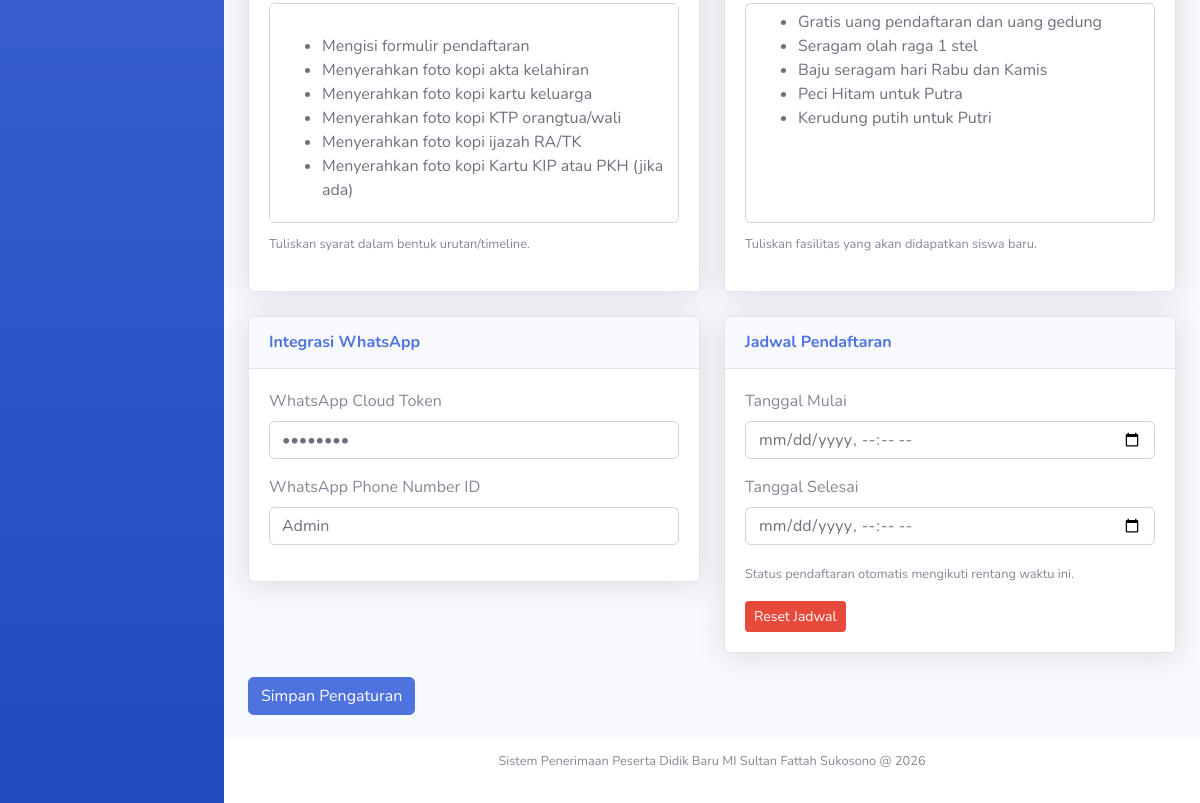
Page /admin/index.php?page=pengaturan (signed in, lower part) on the earlier database version.
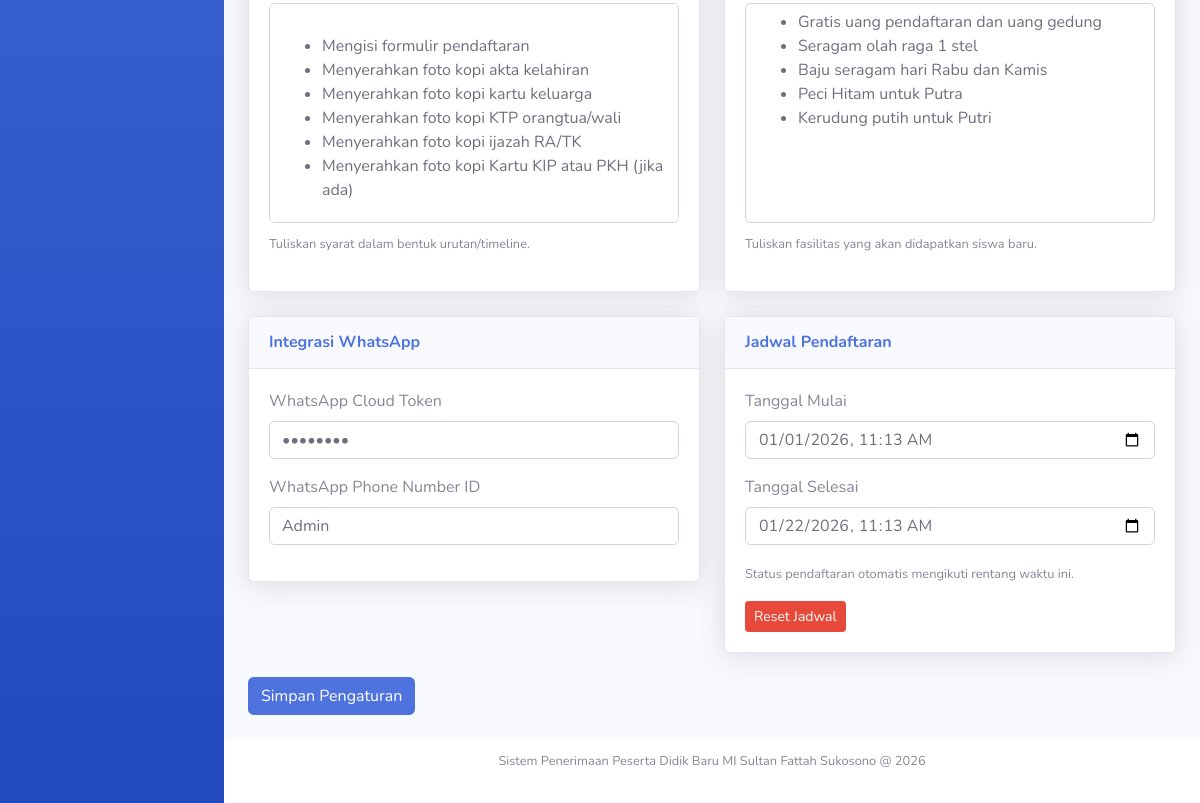
Same page on the later database version.
### tables this page shows
CREATE TABLE `pengaturan` (
  `id` int unsigned NOT NULL AUTO_INCREMENT,
  `nama` varchar(50) NOT NULL,
  `nilai` text NOT NULL,
  PRIMARY KEY (`id`),
  UNIQUE KEY `nama` (`nama`)
);

### config.php (called while the page is built, shortened)
<?php
$db_host = 'localhost';
$db_user = 'root';
$db_pass = '';
$db_name = 'ppdb_2026';
$mysqli = new mysqli($db_host, $db_user, $db_pass, $db_name);
$mysqli->set_charset('utf8mb4');
function esc($value): string
{
    if (is_scalar($value)) {
        return htmlspecialchars((string)$value, ENT_QUOTES, 'UTF-8');
    }
    return '';
}
function get_option(string $name, string $default = ''): string
{
    global $mysqli;
    $stmt = $mysqli->prepare('SELECT nilai FROM pengaturan WHERE nama = ? LIMIT 1');
    $stmt->bind_param('s', $name);
    $stmt->execute();
    $stmt->bind_result($nilai);
    if ($stmt->fetch()) {
        return (string)$nilai;
    }
    return $default;
}
function get_ppdb_status(): string
{
    $manual = get_option('status_pendaftaran', 'tutup');
    $start = get_option('pendaftaran_start_at', '');
    $end = get_option('pendaftaran_end_at', '') !== '' ? get_option('pendaftaran_end_at', '') : get_option('pendaftaran_open_until', '');
    if ($start === '' && $end === '') {
        return $manual;
    }
    $now = time();
    $tsEnd = $end !== '' ? strtotime($end) : false;
    if ($tsEnd !== false && $now > $tsEnd) {
        return 'tutup';
    }
    return 'buka';
}

### admin/pages/pengaturan.php (the view, shortened to what the changed rows need)
<?php
get_ppdb_status();
$status_pendaftaran = get_option('status_pendaftaran', 'tutup');
$info_pendaftaran = get_option('info_pendaftaran', '');
$syarat_pendaftaran = get_option('syarat_pendaftaran', '');
$fasilitas_siswa = get_option('fasilitas_siswa', '');
$alur_pendaftaran = get_option('alur_pendaftaran', '');
$header_background = get_option('header_background', '');
$default_tahun = date('Y') . '/' . (date('Y') + 1);
$tahun_ajaran = get_option('tahun_ajaran', $default_tahun);
$wa_token = get_option('wa_token', '');
$wa_phone_id = get_option('wa_phone_id', '');
$_start_raw = get_option('pendaftaran_start_at', '');
$_end_raw = get_option('pendaftaran_end_at', '');
$_start_val = $_start_raw !== '' ? date('Y-m-d\TH:i', strtotime($_start_raw)) : '';
$_end_val = $_end_raw !== '' ? date('Y-m-d\TH:i', strtotime($_end_raw)) : '';
?>
<div class="container-fluid">
    <form method="post" enctype="multipart/form-data">
        <div class="row">
            <div class="col-lg-6">
                <div class="card shadow mb-4">
                    <div class="card-body">
                        <div class="form-group">
                            <small class="text-muted">Tuliskan syarat dalam bentuk urutan/timeline.</small>
                        </div>
                    </div>
                </div>
            </div>
            <div class="col-lg-6">
                <div class="card shadow mb-4">
                    <div class="card-body">
                        <div class="form-group">
                            <small class="text-muted">Tuliskan fasilitas yang akan didapatkan siswa baru.</small>
                        </div>
                    </div>
                </div>
            </div>
            <div class="col-lg-6">
                <div class="card shadow mb-4">
                    <div class="card-header py-3">
                        <h6 class="m-0 font-weight-bold text-primary">Integrasi WhatsApp</h6>
                    </div>
                    <div class="card-body">
                        <div class="form-group">
                            <label>WhatsApp Cloud Token</label>
                            <input type="password" name="wa_token" class="form-control" value="<?= esc($wa_token); ?>" placeholder="Token API">
                        </div>
                        <div class="form-group">
                            <label>WhatsApp Phone Number ID</label>
                            <input type="text" name="wa_phone_id" class="form-control" value="<?= esc($wa_phone_id); ?>" placeholder="Contoh: 123456789012345">
                        </div>
                    </div>
                </div>
            </div>
            <div class="col-lg-6">
                <div class="card shadow mb-4">
                    <div class="card-header py-3">
                        <h6 class="m-0 font-weight-bold text-primary">Jadwal Pendaftaran</h6>
                    </div>
                    <div class="card-body">
                        <div class="form-group">
                            <label>Tanggal Mulai</label>
                            <input type="datetime-local" name="pendaftaran_start_at" class="form-control" value="<?= esc($_start_val); ?>">
                        </div>
                        <div class="form-group">
                            <label>Tanggal Selesai</label>
                            <input type="datetime-local" name="pendaftaran_end_at" class="form-control" value="<?= esc($_end_val); ?>">
                        </div>
                        <small class="text-muted">Status pendaftaran otomatis mengikuti rentang waktu ini.</small>
                        <div class="mt-3">
                            <button type="submit" name="aksi" value="reset_jadwal" class="btn btn-sm btn-danger">Reset Jadwal</button>
                        </div>
                    </div>
                </div>
            </div>
        </div>
        <button type="submit" class="btn btn-primary mb-4">Simpan Pengaturan</button>
    </form>
</div>

Differences in the rows shown:
now on this page (row edited): pengaturan: pendaftaran_start_at "01/01/2026 11:13"
now on this page (row edited): pengaturan: pendaftaran_end_at "01/22/2026 11:13"
